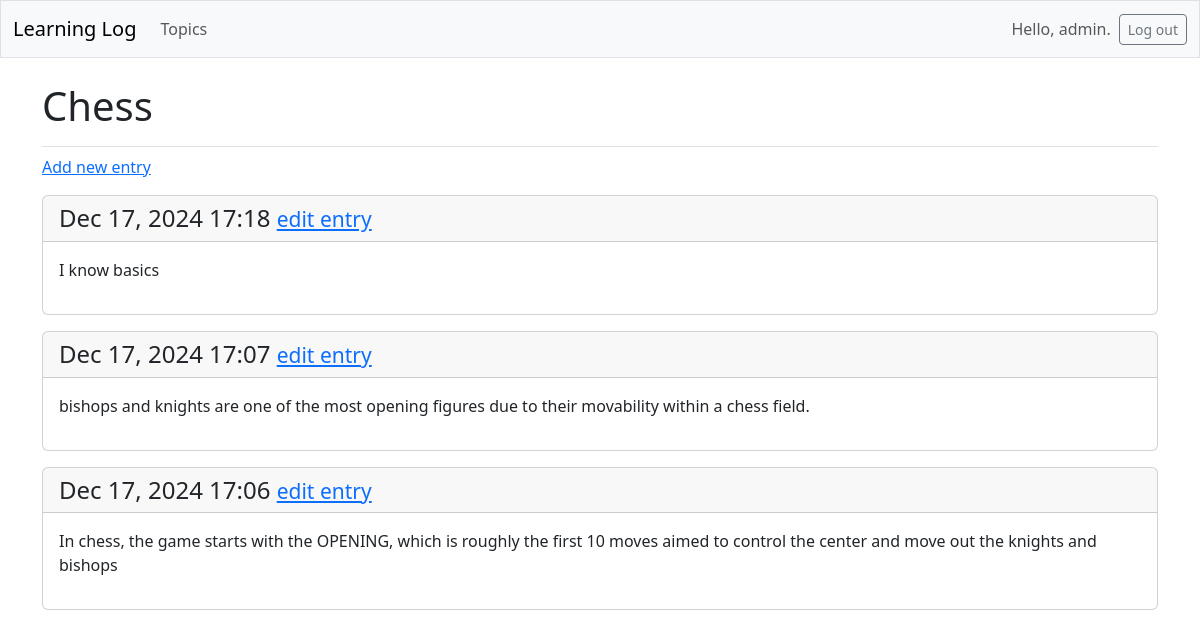
The page /topics/1/ (signed in) on the database its author committed.
### learning_logs/models.py (models this page shows, shortened)
class Topic(models.Model):
    text = models.CharField(max_length=200)
    date_added = models.DateTimeField(auto_now_add=True)
    owner = models.ForeignKey(User, on_delete=models.CASCADE)

class Entry(models.Model):
    topic = models.ForeignKey(Topic, on_delete=models.CASCADE)
    text = models.TextField()
    date_added = models.DateTimeField(auto_now_add=True)
    class Meta:
        verbose_name_plural = 'entries'

### learning_logs/views.py (the view)
# urls.py: path('topics/<int:topic_id>/', views.topic, name = 'topic'),
@login_required
def topic(request, topic_id):
    topic = Topic.objects.get(id=topic_id)
    if topic.owner != request.user:
        raise Http404
    entries = topic.entry_set.order_by('-date_added')
    context = {'topic': topic, 'entries':entries}
    return render(request, 'learning_logs/topic.html', context)

### learning_logs/templates/learning_logs/topic.html
{%extends 'learning_logs/base.html' %}
{% block page_header %}
    <h1>{{ topic.text }}</h1>
{% endblock page_header %}
{% block content %}
<p>
    <a href="{% url 'learning_logs:new_entry' topic.id %}">Add new entry</a>
  </p>
    {%for entry in entries%}
        <div class="card mb-3">
            <h4 class="card-header">
            {{ entry.date_added|date:'M d, Y H:i' }}
            <small><a href="{% url 'learning_logs:edit_entry' entry.id %}">
                edit entry</a></small>
            </h4>
            <div class="card-body">{{ entry.text|linebreaks }}</div>
        </div>
    {%empty%}
    <p>There are no entries for this topic yet.</p>
    {%endfor%}
{% endblock content %}

### learning_logs/templates/learning_logs/base.html (shortened to what this page needs)
<!DOCTYPE html>
<html lang="en">
<head>
    {% load django_bootstrap5 %}
    {% bootstrap_css %}
</head>
<body>
    <nav class="navbar navbar-expand-md navbar-light bg-light mb-4 border">
        <div class="container-fluid">
          <a class="navbar-brand" href="{% url 'learning_logs:index' %}">
              Learning Log</a>
          <div class="collapse navbar-collapse" id="navbarCollapse">
            <ul class="navbar-nav me-auto mb-2 mb-md-0">
              <li class="nav-item">
                <a class="nav-link" href="{% url 'learning_logs:topics' %}">
                  Topics</a></li>
            </ul>
                <ul class="navbar-nav ms-auto mb-2 mb-md-0">
                    {% if user.is_authenticated %}
                    <li class="nav-item">
                        <span class="navbar-text me-2">Hello, {{ user.username }}.
                        </span></li>
                    {% endif %}
          </ul>
            {% if user.is_authenticated %}
                <form action="{% url 'accounts:logout' %}" method='post'>
                    <button name='submit' class='btn btn-outline-secondary btn-sm'>
                    Log out</button>
                </form>
            {% endif %}
          </div>
        </div>
      </nav>
      <main class="container">
        <div class="pb-2 mb-2 border-bottom">
          {% block page_header %}{% endblock page_header %}
        </div>
        <div>
            {%block content%}{%endblock content%}
        </div>
      </main>
</body>
</html>

### rows shown on the page
Topic: text "Chess"
Entry: date_added "Dec 17, 2024 17:18", text "I know basics"
Entry: date_added "Dec 17, 2024 17:07", text "bishops and knights are one of the most opening figures due to their movability within a chess field."
Entry: date_added "Dec 17, 2024 17:06", text "In chess, the game starts with the OPENING, which is roughly the first 10 moves aimed to control the center and move out the knights and bishops"

### other values the page prints
{{ user.username }} "admin"
